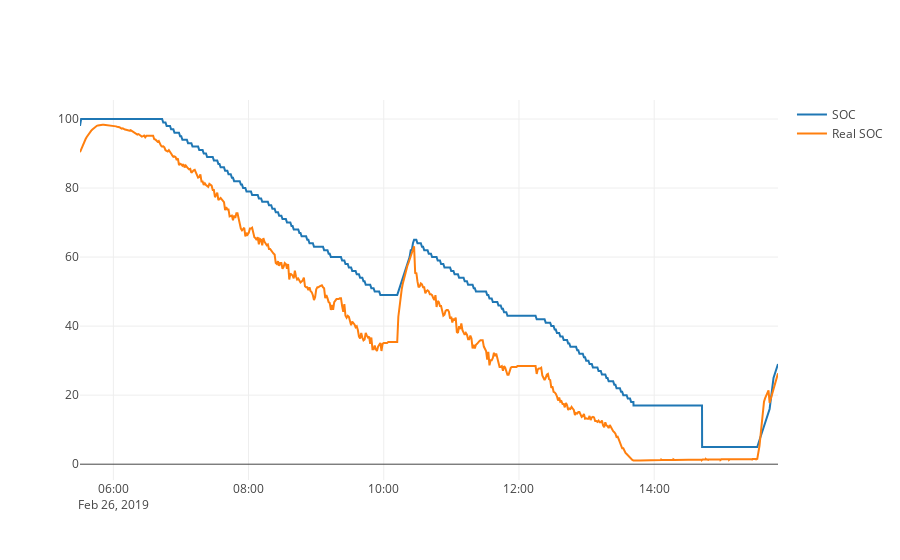

Notebook cell for this chart:
### Code cell
trace0 = go.Scatter(
    x = time,
    y = soc,
    name = 'SOC'
)

trace1 = go.Scatter(
    x = time,
    y = realsoc,
    name = 'Real SOC'
)

data = [trace0, trace1]

iplot(data, filename='basic-line')

### Figure 1 — Plotly figure (JSON) as saved in the notebook; plotly's stock layout.template omitted (floating-point values rounded to 4 significant figures; data arrays with more than 128 entries replaced by an {"elided": "..."} marker saying what was removed)
{"data": [{"name": "SOC", "type": "scatter", "uid": "3f1c3e3c-40d1-40b6-a433-9b6dcae479bb", "x": {"elided": "1847 str values"}, "y": {"elided": "1847 int values"}}, {"name": "Real SOC", "type": "scatter", "uid": "cffebde7-83b5-4e19-89a0-b270c3351e07", "x": {"elided": "1847 str values"}, "y": {"elided": "1847 float values"}}], "layout": {}}
